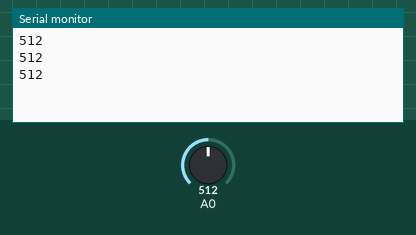
Simulated run of this sketch. Board: Arduino Uno, built with avr-gcc and run on an emulated ATmega328P. Parts: the last lines printed to the serial monitor. The test bench sets the inputs (shaded band); at power-on: A0 = 512.

Above: at 1.3 s.
1.4 s: A0 set to 716
At 1.9 s:
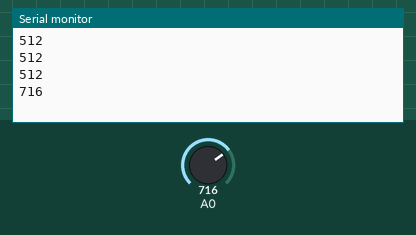
2.9 s: A0 set to 900
At 3.4 s:
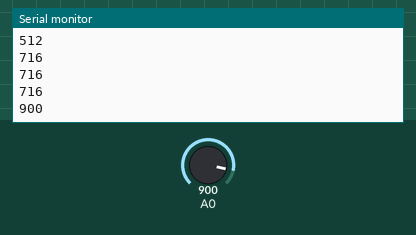
Timing chart, 0 to 5.9 s (numbered marks = the images above; inputs shaded):
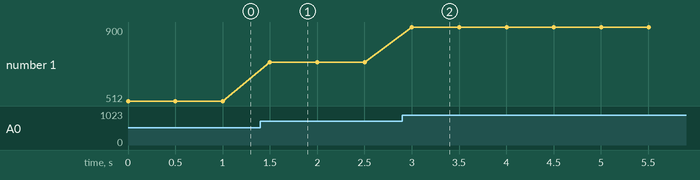

The sketch:

check_diapPhotoRez_na_serial.ino
```cpp
// проверяем чувствительность светодиодов. т.е. диапазон изменения фоторезистора

// int sensePin = 0; //аналоговое значение на конт 0

void setup() {

// analogReference(DEFAULT);   //не обязательно
  Serial.begin(9600);
}

void loop() {

  Serial.println(analogRead(0));
  delay(500);
}
```

Measured:
- after the input at 1.4 s, the serial monitor: prints a new line after 0.10 s (image 1)
- after the input at 2.9 s, the serial monitor: prints a new line after 0.10 s (image 2)
- plotted number 1: 512 → 716 after the input at 1.4 s, 716 → 900 after the input at 2.9 s
